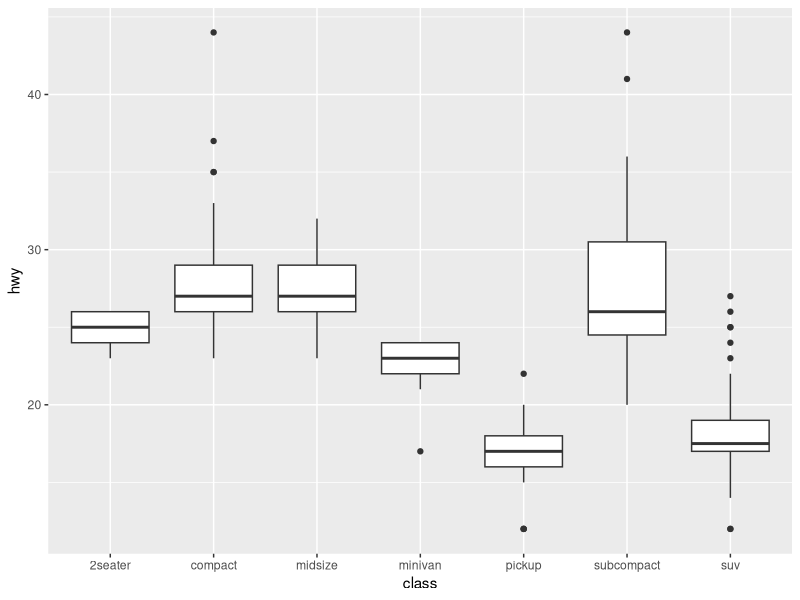
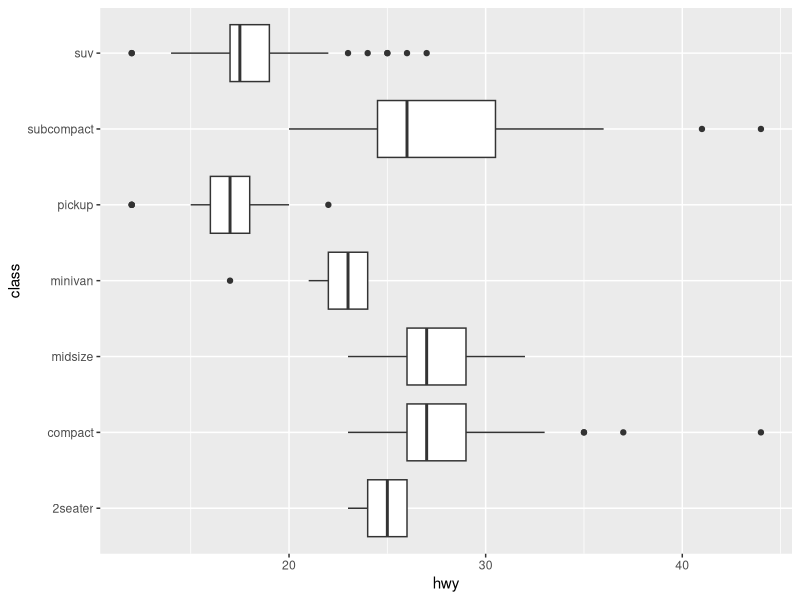
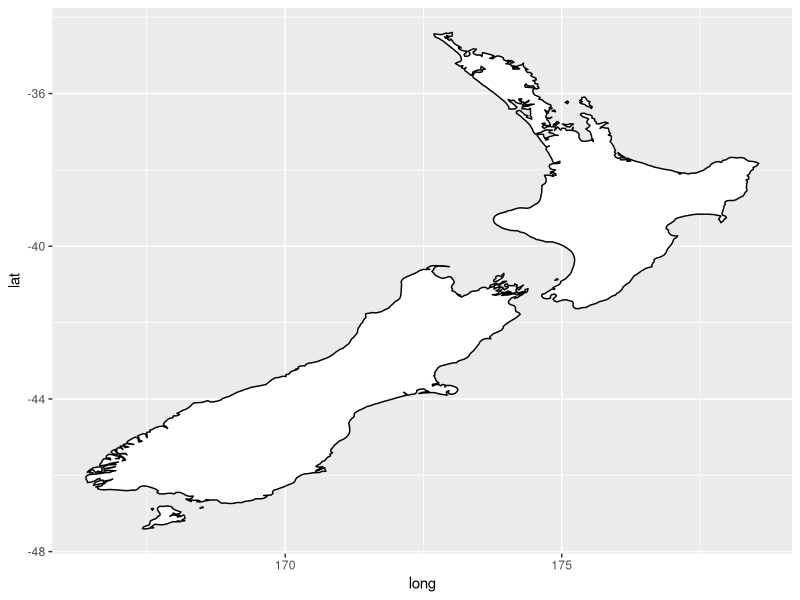
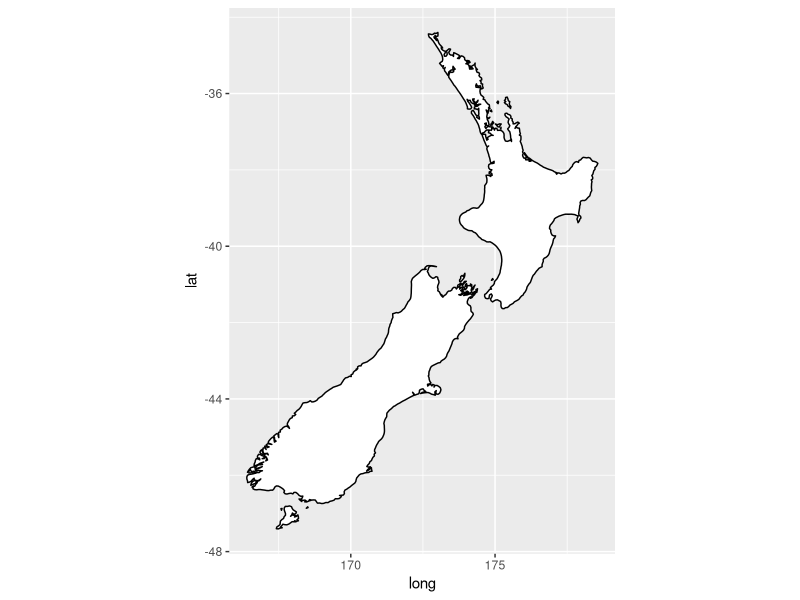
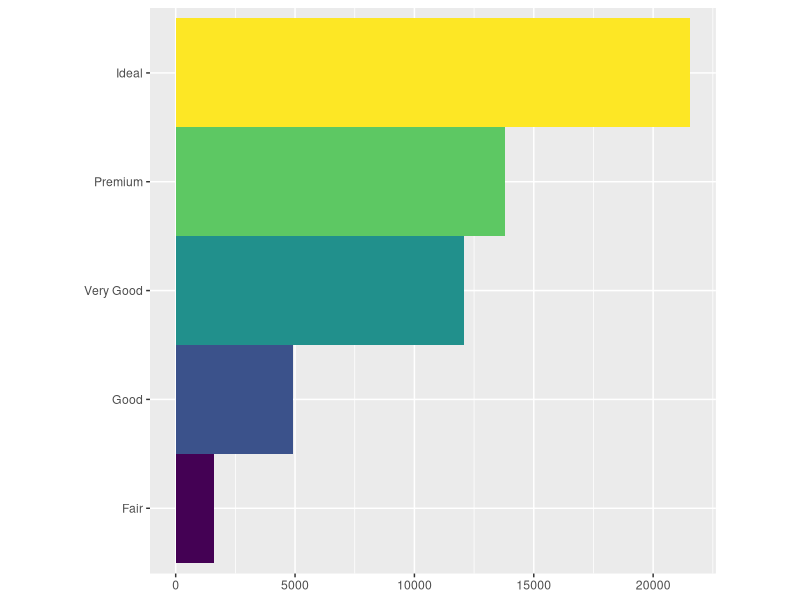
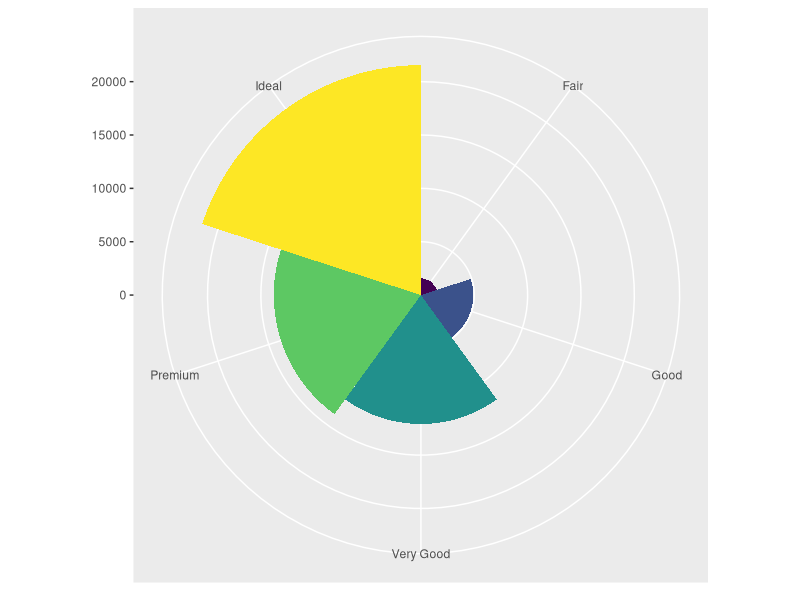
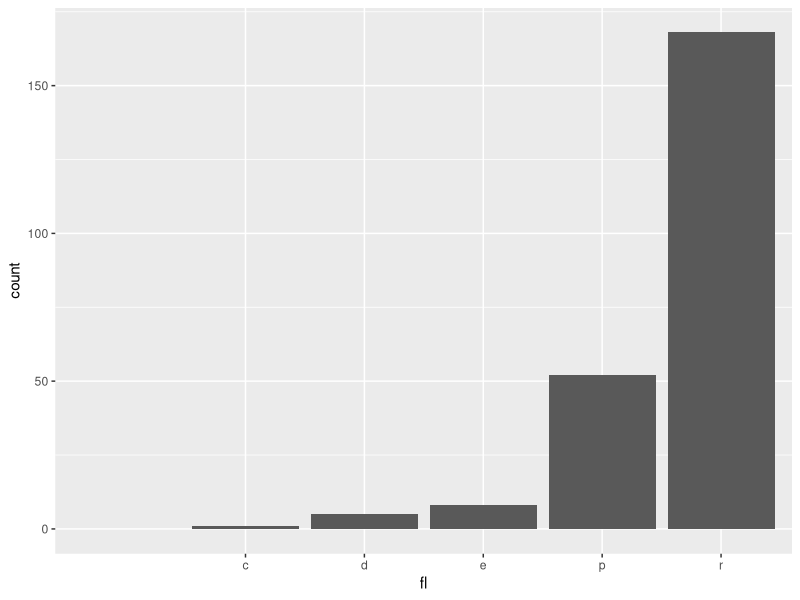
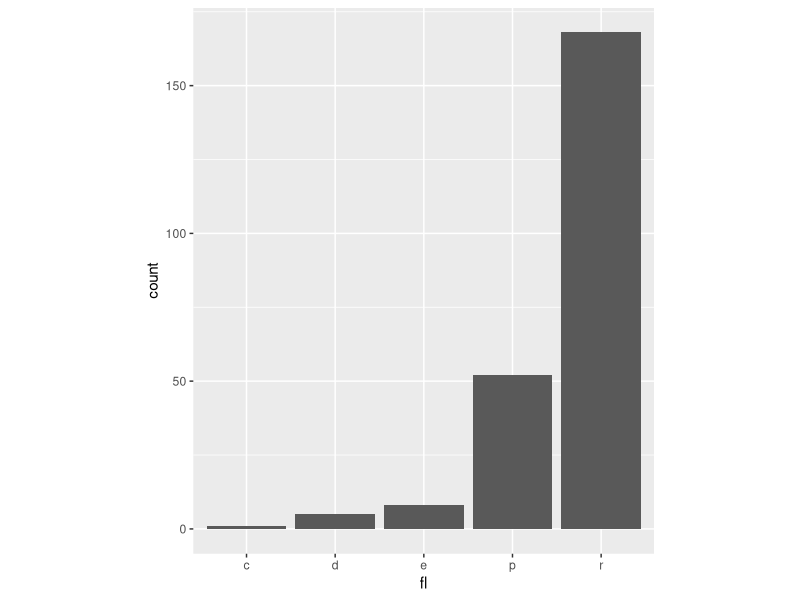

The R script that drew these images, in order: (Note: this script raises an error after producing the figures.)
## ---- chunk 1
library(tidyverse)

knitr::opts_chunk$set(fig.height = 3, fig.width = 6)

Sys.setlocale(locale = "Lithuanian")
## ---- chunk 2
ggplot(data = mpg, mapping = aes(x = class, y = hwy)) + 
  geom_boxplot()
## ---- chunk 3
ggplot(data = mpg, mapping = aes(x = class, y = hwy)) + 
  geom_boxplot() +
  coord_flip()

## ---- chunk 4
nz <- map_data("nz")

ggplot(nz, aes(long, lat, group = group)) +
  geom_polygon(fill = "white", colour = "black")

ggplot(nz, aes(long, lat, group = group)) +
  geom_polygon(fill = "white", colour = "black") +
  coord_quickmap()
## ---- chunk 5
bar <- ggplot(data = diamonds) + 
  geom_bar(
    mapping = aes(x = cut, fill = cut), 
    show.legend = FALSE,
    width = 1
  ) + 
  theme(aspect.ratio = 1) +
  labs(x = NULL, y = NULL)

bar + coord_flip()
bar + coord_polar()
## ---- chunk 6
d <- ggplot(mpg, aes(fl))
r <- d + geom_bar()
## ---- chunk 7
r + coord_cartesian(xlim = c(0, 5))
r + coord_fixed(ratio = 1/30)
r + coord_flip()
r + coord_polar(theta = "x", direction = 1)
## ---- chunk 8
r + coord_trans(ytrans = "sqrt")
## ---- chunk 9
r + coord_trans(y = "sqrt")
## ---- chunk 10

df <- data.frame(x = 1:11, y = c(1:5,10,5:1))

gg1 <- 
    ggplot(df, aes(x, y)) + 
    geom_line() +
    geom_point()

## ---- chunk 11
gg1
## ---- chunk 12
gg1 + ylim(0, 6)
## ---- chunk 13
gg1 + coord_cartesian(ylim = c(0, 6))
## ---- chunk 14
ggplot(data = mpg, mapping = aes(x = cty, y = hwy)) +
  geom_point() + 
  geom_abline() + #prideda referentine linija
  coord_fixed() #tam, kad kintamuju reiksmes butu vienodu ilgiu, nes abu kintamieji matuojami tokiais paciais vienetais
## ---- chunk 15
d <- ggplot(mpg, aes(fl))
r <- d + geom_bar()
## ---- chunk 16
r + theme_bw()
## ---- chunk 17
r + theme_dark()
## ---- chunk 18
r + theme_classic()
r + theme_light()
r + theme_linedraw()
r + theme_minimal()
r + theme_void()
r + theme_dark()
r + theme_gray()
r + theme_bw()
## ---- chunk 19
t <- ggplot()
## ---- chunk 20
t + ggtitle("Paveikslo pavadinimas")
t + ggtitle(label = "Paveikslo pavadinimas", 
            subtitle = "Paantraštė")
t + xlab("x text")
t + ylab("y text")
## ---- chunk 21
t + labs(x = " X ašies pavadinimas", 
         y = " Y ašies pavadinimas ",
         title =  "Paveikslo pavadinimas (viršuje)", 
         subtitle = "Paantraštė (apačioje)",
         caption = "Paveikslo aprašymas (apačioje)") 

## ---- chunk 22
r2 <- 
    ggplot(mpg, aes(cty, hwy)) +
    geom_jitter(aes(color = drv, fill = drv)) 
## ---- chunk 23
r2
## ---- chunk 24
r2 + labs(fill = "Varomi ratai")
## ---- chunk 25
r2 + labs(fill = "Varomi ratai", color = "Varomi ratai")
## ---- chunk 26
p <- ggplot(mtcars, aes(mpg, wt, colour = cyl)) + geom_point()
p + labs(colour = "Cylinders")
p + labs(x = "New x label")
## ---- chunk 27
p + labs(title = "New plot title")
p + labs(title = "New plot title", subtitle = "A subtitle")

## ---- chunk 28
p + labs(caption = "(based on data from ...)")
## ---- chunk 29
p1 <- ggplot(mtcars, aes(wt, mpg)) +
  geom_point() +
  labs(title = "Fuel economy declines as weight increases")
p1
## ---- chunk 30
p1 + theme(plot.title = element_text(size = rel(2)))
p1 + theme(plot.background = element_rect(fill = "green"))
## ---- chunk 31

p1 + theme(panel.background = element_rect(fill = "white", colour = "grey50"))
p1 + theme(panel.border = element_rect(linetype = "dashed", fill = NA))
p1 + theme(panel.grid.major = element_line(colour = "black"))
p1 + theme(
  panel.grid.major.y = element_blank(),
  panel.grid.minor.y = element_blank()
)
## ---- chunk 32
p1 + theme(
  panel.background = element_rect(fill = NA),
  panel.grid.major = element_line(colour = "grey50"),
  panel.ontop = TRUE
)

## ---- chunk 33
p1 + theme(axis.line = element_line(size = 3, colour = "grey80"))
p1 + theme(axis.text = element_text(colour = "blue"))
p1 + theme(axis.ticks = element_line(size = 2))
p1 + theme(axis.ticks.length = unit(.25, "cm"))
p1 + theme(axis.title.y = element_text(size = rel(1.5), angle = 90))


## ---- chunk 34
p <- ggplot(mtcars, aes(mpg, wt)) +
  geom_point()
p
## ---- chunk 35
old <- theme_set(theme_bw())
p
theme_set(old)
p
## ---- chunk 36
add_el <- theme_grey() +
  theme(text = element_text(family = "Times"))
add_el$text

rep_el <- theme_grey() %+replace%
  theme(text = element_text(family = "Times"))
rep_el$text
